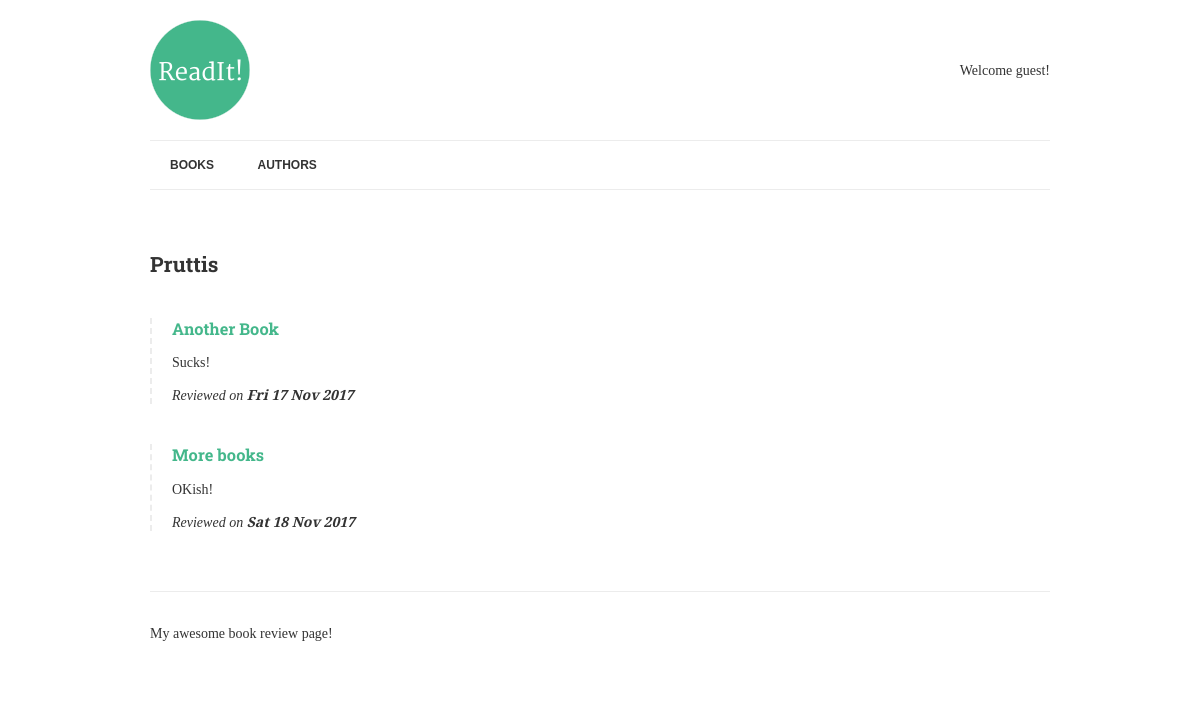
The page /authors/2/ on the database its author committed.
### books/models.py (models this page shows, shortened)
class Author(models.Model):
    name = models.CharField(max_length=70, help_text="Use alias not real name", unique=True)

class Book(models.Model):
    title = models.CharField(max_length=150)
    authors = models.ManyToManyField("Author", related_name="books")
    review = models.TextField(blank=True, null=True)
    reviewed_by = models.ForeignKey(User, blank=True, null=True, related_name="reviews")
    date_reviewed = models.DateTimeField(blank=True, null=True)
    is_favourite = models.BooleanField(default=False, verbose_name="Favourite?")

### books/views.py (the view)
# urls.py: url(r'^authors/(?P<pk>[-\w]+)/$', AuthorDetail.as_view(), name="author-detail"),
class AuthorDetail(DetailView):
    model = Author
    template_name = "author.html"

### books/templates/author.html (shortened to what this page needs)
{% extends "base.html" %}
{% block content %}
    <h2>{{ author.name }}</h2>
    {% for book in author.books.all %}
        {% if book.review %}
            <div class="book">
                <h3><a href="{% url 'book-detail' book.pk %}">{{ book.title }}</a></h3>
                <p>{{ book.review|linebreaks }}</p>
                <p class="meta">
                    Reviewed on <strong>{{ book.date_reviewed|date:"D d M Y"}}</strong>
                </p>
            </div>
        {% endif %}
    {% endfor %}
{% endblock %}

### readit/static/css/style.css (style rules this page uses)
p.meta { font-style: italic; }
.book { border-left: 2px dashed #ececec; padding-left: 20px; margin: 40px 0; }
body { font-family: 'Merriweather', serif; color: #333; font-size: 14px; }
h1, h2, h3, h4, h5, h6 { font-family: 'Roboto Slab', serif; }
a { color: #44B78B; text-decoration: none; }

### rows shown on the page
Author: name "Pruttis"
Book: title "Another Book", review "Sucks!", date_reviewed "Fri 17 Nov 2017"
Book: title "More books", review "OKish!", date_reviewed "Sat 18 Nov 2017"
